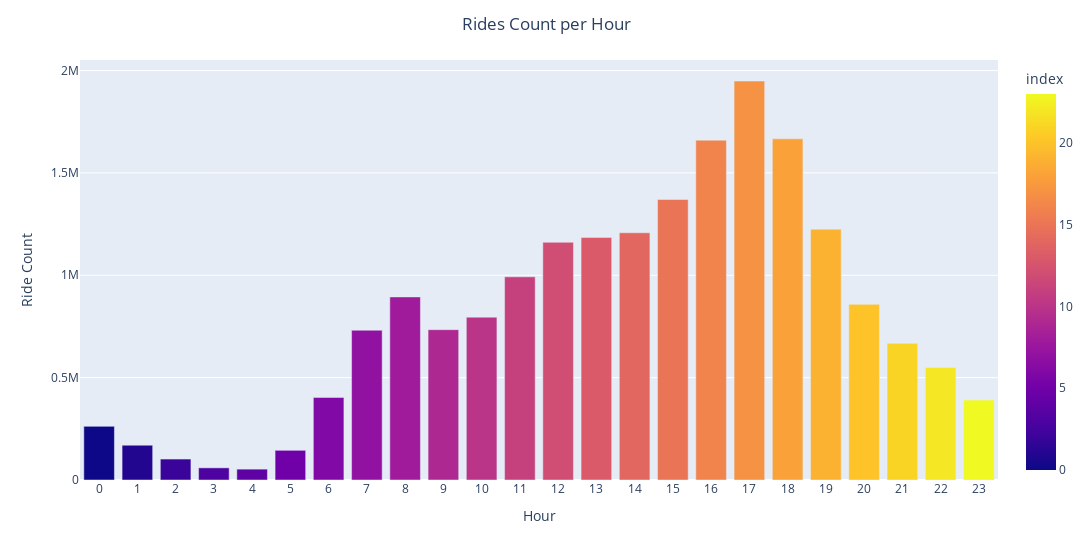

Here is the notebook cell this chart was saved with:
### Code cell
# Create a bar chart using Plotly Express with a color palette
fig = px.bar(rides_per_start_hour, x=rides_per_start_hour.index, y='count',
             labels={'x': 'Hour', 'y': 'Ride Count'},
             color=rides_per_start_hour.index,
             color_discrete_sequence=px.colors.qualitative.Plotly)

fig.update_layout(xaxis={'title': 'Hour', 'type': 'category', 'categoryorder': 'array',
                         'categoryarray': rides_per_start_hour.index},
                  yaxis={'title': 'Ride Count'},width=1400,
                  title=dict(text='Rides Count per Hour', x=0.5))

fig.show()

### Figure 1 — Plotly figure (JSON) as saved in the notebook; plotly's stock layout.template omitted (floating-point values rounded to 4 significant figures)
{"data": [{"alignmentgroup": "True", "hovertemplate": "index=%{marker.color}<br>count=%{y}<extra></extra>", "legendgroup": "", "marker": {"color": [0, 1, 2, 3, 4, 5, 6, 7, 8, 9, 10, 11, 12, 13, 14, 15, 16, 17, 18, 19, 20, 21, 22, 23], "coloraxis": "coloraxis", "pattern": {"shape": ""}}, "name": "", "offsetgroup": "", "orientation": "v", "showlegend": false, "textposition": "auto", "type": "bar", "x": [0, 1, 2, 3, 4, 5, 6, 7, 8, 9, 10, 11, 12, 13, 14, 15, 16, 17, 18, 19, 20, 21, 22, 23], "xaxis": "x", "y": [262003, 170022, 102312, 59405, 53067, 145071, 403186, 731609, 894271, 734396, 795501, 992357, 1161024, 1184724, 1207703, 1369928, 1660083, 1948901, 1666280, 1225338, 857953, 667577, 549583, 390529], "yaxis": "y"}], "layout": {"barmode": "relative", "coloraxis": {"colorbar": {"title": {"text": "index"}}, "colorscale": [[0, "#0d0887"], [0.1111, "#46039f"], [0.2222, "#7201a8"], [0.3333, "#9c179e"], [0.4444, "#bd3786"], [0.5556, "#d8576b"], [0.6667, "#ed7953"], [0.7778, "#fb9f3a"], [0.8889, "#fdca26"], [1, "#f0f921"]]}, "legend": {"tracegroupgap": 0}, "margin": {"t": 60}, "title": {"text": "Rides Count per Hour", "x": 0.5}, "width": 1400, "xaxis": {"anchor": "y", "categoryarray": [0, 1, 2, 3, 4, 5, 6, 7, 8, 9, 10, 11, 12, 13, 14, 15, 16, 17, 18, 19, 20, 21, 22, 23], "categoryorder": "array", "domain": [0, 1], "title": {"text": "Hour"}, "type": "category"}, "yaxis": {"anchor": "x", "domain": [0, 1], "title": {"text": "Ride Count"}}}}
